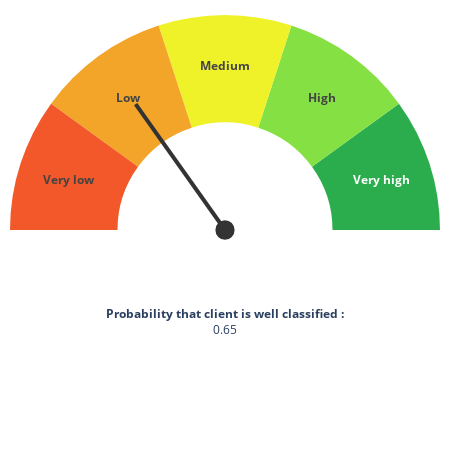

The code cell stored with this chart in its notebook:
### Code cell
def create_gauge_plot(probabilitie):
    plot_bgcolor = "#fff"
    quadrant_colors = [plot_bgcolor, "#2bad4e", "#85e043",  "#eff229", "#f2a529", "#f25829"] 
    quadrant_text = ["", "<b>Very high</b>", "<b>High</b>", "<b>Medium</b>", "<b>Low</b>", "<b>Very low</b>"]
    n_quadrants = len(quadrant_colors) - 1
    
    current_value = (probabilitie-0.5)
    min_value = 0
    max_value = 0.5
    hand_length = np.sqrt(2) / 4
    hand_angle = np.pi * (1 - (max(min_value, min(max_value, current_value)) - min_value) / (max_value - min_value))

    fig = go.Figure(
        data=[
            go.Pie(
                values=[0.5] + (np.ones(n_quadrants) / 2 / n_quadrants).tolist(),
                rotation=90,
                hole=0.5,
                marker_colors=quadrant_colors,
                text=quadrant_text,
                textinfo="text",
                hoverinfo="skip",
            ),
        ],
        layout=go.Layout(
            showlegend=False,
            margin=dict(b=0,t=10,l=10,r=10),
            width=450,
            height=450,
            paper_bgcolor=plot_bgcolor,
            annotations=[
                go.layout.Annotation(
                    text=f"<b>Probability that client is well classified :</b><br>{probabilitie}",
                    x=0.5, xanchor="center", xref="paper",
                    y=0.25, yanchor="bottom", yref="paper",
                    showarrow=False,
                )
            ],
            shapes=[
                go.layout.Shape(
                    type="circle",
                    x0=0.48, x1=0.52,
                    y0=0.48, y1=0.52,
                    fillcolor="#333",
                    line_color="#333",
                ),
                go.layout.Shape(
                    type="line",
                    x0=0.5, x1=0.5 + hand_length * np.cos(hand_angle),
                    y0=0.5, y1=0.5 + hand_length * np.sin(hand_angle),
                    line=dict(color="#333", width=4)
                )
            ]
        )
    )
    fig.show()
    
create_gauge_plot(0.65)

### Figure 1 — Plotly figure (JSON) as saved in the notebook; plotly's stock layout.template omitted (floating-point values rounded to 4 significant figures)
{"data": [{"hole": 0.5, "hoverinfo": "skip", "marker": {"colors": ["#fff", "#2bad4e", "#85e043", "#eff229", "#f2a529", "#f25829"]}, "rotation": 90, "text": ["", "<b>Very high</b>", "<b>High</b>", "<b>Medium</b>", "<b>Low</b>", "<b>Very low</b>"], "textinfo": "text", "type": "pie", "values": [0.5, 0.1, 0.1, 0.1, 0.1, 0.1]}], "layout": {"annotations": [{"showarrow": false, "text": "<b>Probability that client is well classified :</b><br>0.65", "x": 0.5, "xanchor": "center", "xref": "paper", "y": 0.25, "yanchor": "bottom", "yref": "paper"}], "height": 450, "margin": {"b": 0, "l": 10, "r": 10, "t": 10}, "paper_bgcolor": "#fff", "shapes": [{"fillcolor": "#333", "line": {"color": "#333"}, "type": "circle", "x0": 0.48, "x1": 0.52, "y0": 0.48, "y1": 0.52}, {"line": {"color": "#333", "width": 4}, "type": "line", "x0": 0.5, "x1": 0.2922, "y0": 0.5, "y1": 0.786}], "showlegend": false, "width": 450}}
